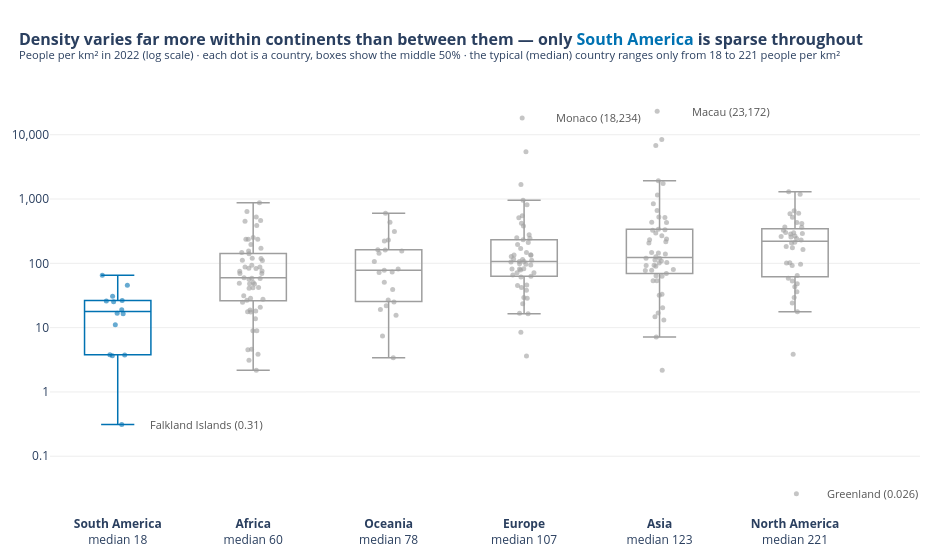

Notebook cell for this chart:
### Markdown cell above
**Chart choice & justification:** *Which chart did you choose, and why? Justify design choices.

**Box plot with every country shown as a dot, on a log scale.** A box plot puts each continent's median, middle 50% and outliers side by side, which is exactly "the spread, not just the average". I chose it over a violin plot because some continents have few countries (South America has 14), where a smoothed density shape would suggest more than the data supports; the dots keep every country visible.

*Design:* Density runs from 0.03 to over 23,000 people per km², so the boxes are computed on log10(density) to match the log axis. Continents are sorted by median, the medians are written into the axis labels, the extremes are named, and South America is the accent because it is the only continent that is sparse throughout.

### Code cell
# Q4
GREY, ACCENT = '#9E9E9E', '#0072B2'

# Box statistics are computed on log10(density) so the boxes and whiskers match the log scale we read them on
q4 = df.assign(LogDensity=np.log10(df['Density']))
medians = q4.groupby('Continent')['Density'].median().sort_values()        # order continents by typical density
uniformly_sparse = q4.groupby('Continent')['Density'].max().idxmin()        # continent whose densest country is least dense

fig = px.box(q4, x='Continent', y='LogDensity', color='Continent', points='all',
             hover_name='Country', hover_data={'Continent': False, 'LogDensity': False, 'Density': ':,.1f'},
             category_orders={'Continent': list(medians.index)},
             color_discrete_map={c: ACCENT if c == uniformly_sparse else GREY for c in medians.index},
             template='plotly_white')
fig.update_traces(jitter=0.5, pointpos=0, marker=dict(size=5, opacity=0.6), line=dict(width=1.5),
                  fillcolor='rgba(0,0,0,0)')

# Name the extremes so the reader sees what the spread is made of
extremes = pd.concat([q4.nlargest(2, 'Density'), q4.nsmallest(2, 'Density')])
for _, row in extremes.iterrows():
    value = f"{row['Density']:.2g}" if row['Density'] < 1 else f"{row['Density']:,.0f}"
    fig.add_annotation(x=row['Continent'], y=row['LogDensity'], text=f"{row['Country']} ({value})",
                       showarrow=False, xanchor='left', xshift=30, font=dict(size=11, color='#555555'))

# Medians written into the axis labels (direct labels instead of a legend)
fig.update_xaxes(title=None, tickvals=list(medians.index),
                 ticktext=[f'<b>{c}</b><br>median {m:,.0f}' for c, m in medians.items()])
fig.update_yaxes(title=None, tickvals=[-1, 0, 1, 2, 3, 4],
                 ticktext=['0.1', '1', '10', '100', '1,000', '10,000'], gridcolor='#EEEEEE', zeroline=False)
fig.update_layout(
    title=dict(text=f"<b>Density varies far more within continents than between them — "
                    f"only <span style='color:{ACCENT}'>{uniformly_sparse}</span> is sparse throughout</b>"
                    f"<br><sup>People per km² in 2022 (log scale) · each dot is a country, boxes show the middle 50% · "
                    f"the typical (median) country ranges only from {medians.min():,.0f} to {medians.max():,.0f} people per km²</sup>",
               x=0.02, xanchor='left', font=dict(size=16)),
    showlegend=False, boxmode='overlay', width=950, height=560, margin=dict(l=50, r=30, t=90, b=40))
fig.show()

### Figure 1 — Plotly figure (JSON) as saved in the notebook; plotly's stock layout.template omitted (floating-point values rounded to 4 significant figures)
{"data": [{"alignmentgroup": "True", "boxpoints": "all", "customdata": [[16.37], [11.13], [25.28], [25.93], [45.43], [65.02], [0.3105], [3.646], [3.762], [16.67], [26.49], [3.773], [18.91], [30.88]], "fillcolor": "rgba(0,0,0,0)", "hovertemplate": "<b>%{hovertext}</b><br><br>Density=%{customdata[0]:,.1f}<extra></extra>", "hovertext": ["Argentina", "Bolivia", "Brazil", "Chile", "Colombia", "Ecuador", "Falkland Islands", "French Guiana", "Guyana", "Paraguay", "Peru", "Suriname", "Uruguay", "Venezuela"], "jitter": 0.5, "legendgroup": "South America", "line": {"width": 1.5}, "marker": {"color": "#0072B2", "opacity": 0.6, "size": 5}, "name": "South America", "notched": false, "offsetgroup": "South America", "orientation": "v", "pointpos": 0, "showlegend": true, "type": "box", "x": ["South America", "South America", "South America", "South America", "South America", "South America", "South America", "South America", "South America", "South America", "South America", "South America", "South America", "South America"], "x0": " ", "xaxis": "x", "y": [1.214, 1.046, 1.403, 1.414, 1.657, 1.813, -0.5079, 0.5618, 0.5754, 1.222, 1.423, 0.5767, 1.277, 1.49], "y0": " ", "yaxis": "y"}, {"alignmentgroup": "True", "boxpoints": "all", "customdata": [[18.85], [28.55], [118.6], [4.519], [83.06], [463.1], [58.71], [147.1], [8.956], [13.8], [449.4], [48.31], [42.22], [110.7], [59.71], [31.33], [69.2], [111.7], [8.925], [253.2], [140.3], [56.37], [58.29], [87.33], [93.09], [75.96], [47.61], [3.872], [50.44], [172.2], [18.22], [4.595], [637.0], [871.9], [83.88], [41.13], [3.109], [20.69], [236.6], [17.46], [387.9], [523.1], [235.9], [88.03], [237.0], [120.0], [27.6], [49.05], [17.61], [24.85], [69.3], [155.8], [75.52], [195.6], [2.165], [26.6], [41.77]], "fillcolor": "rgba(0,0,0,0)", "hovertemplate": "<b>%{hovertext}</b><br><br>Density=%{customdata[0]:,.1f}<extra></extra>", "hovertext": ["Algeria", "Angola", "Benin", "Botswana", "Burkina Faso", "Burundi", "Cameroon", "Cape Verde", "Central African Republic", "Chad", "Comoros", "Djibouti", "DR Congo", "Egypt", "Equatorial Guinea", "Eritrea", "Eswatini", "Ethiopia", "Gabon", "Gambia", "Ghana", "Guinea", "Guinea-Bissau", "Ivory Coast", "Kenya", "Lesotho", "Liberia", "Libya", "Madagascar", "Malawi", "Mali", "Mauritania", "Mauritius", "Mayotte", "Morocco", "Mozambique", "Namibia", "Niger", "Nigeria", "Republic of the Congo", "Reunion", "Rwanda", "Sao Tome and Principe", "Senegal", "Seychelles", "Sierra Leone", "Somalia", "South Africa", "South Sudan", "Sudan", "Tanzania", "Togo", "Tunisia", "Uganda", "Western Sahara", "Zambia", "Zimbabwe"], "jitter": 0.5, "legendgroup": "Africa", "line": {"width": 1.5}, "marker": {"color": "#9E9E9E", "opacity": 0.6, "size": 5}, "name": "Africa", "notched": false, "offsetgroup": "Africa", "orientation": "v", "pointpos": 0, "showlegend": true, "type": "box", "x": ["Africa", "Africa", "Africa", "Africa", "Africa", "Africa", "Africa", "Africa", "Africa", "Africa", "Africa", "Africa", "Africa", "Africa", "Africa", "Africa", "Africa", "Africa", "Africa", "Africa", "Africa", "Africa", "Africa", "Africa", "Africa", "Africa", "Africa", "Africa", "Africa", "Africa", "Africa", "Africa", "Africa", "Africa", "Africa", "Africa", "Africa", "Africa", "Africa", "Africa", "Africa", "Africa", "Africa", "Africa", "Africa", "Africa", "Africa", "Africa", "Africa", "Africa", "Africa", "Africa", "Africa", "Africa", "Africa", "Africa", "Africa"], "x0": " ", "xaxis": "x", "y": [1.275, 1.456, 2.074, 0.6551, 1.919, 2.666, 1.769, 2.168, 0.9521, 1.14, 2.653, 1.684, 1.626, 2.044, 1.776, 1.496, 1.84, 2.048, 0.9506, 2.403, 2.147, 1.751, 1.766, 1.941, 1.969, 1.881, 1.678, 0.5879, 1.703, 2.236, 1.26, 0.6623, 2.804, 2.94, 1.924, 1.614, 0.4926, 1.316, 2.374, 1.242, 2.589, 2.719, 2.373, 1.945, 2.375, 2.079, 1.441, 1.691, 1.246, 1.395, 1.841, 2.193, 1.878, 2.291, 0.3355, 1.425, 1.621], "y0": " ", "yaxis": "y"}, {"alignmentgroup": "True", "boxpoints": "all", "customdata": [[222.5], [3.403], [72.08], [50.88], [73.5], [312.9], [161.8], [229.7], [162.6], [603.2], [15.61], [19.17], [7.439], [106.8], [39.34], [21.91], [78.25], [25.06], [155.9], [143.0], [435.1], [26.81], [81.49]], "fillcolor": "rgba(0,0,0,0)", "hovertemplate": "<b>%{hovertext}</b><br><br>Density=%{customdata[0]:,.1f}<extra></extra>", "hovertext": ["American Samoa", "Australia", "Cook Islands", "Fiji", "French Polynesia", "Guam", "Kiribati", "Marshall Islands", "Micronesia", "Nauru", "New Caledonia", "New Zealand", "Niue", "Northern Mariana Islands", "Palau", "Papua New Guinea", "Samoa", "Solomon Islands", "Tokelau", "Tonga", "Tuvalu", "Vanuatu", "Wallis and Futuna"], "jitter": 0.5, "legendgroup": "Oceania", "line": {"width": 1.5}, "marker": {"color": "#9E9E9E", "opacity": 0.6, "size": 5}, "name": "Oceania", "notched": false, "offsetgroup": "Oceania", "orientation": "v", "pointpos": 0, "showlegend": true, "type": "box", "x": ["Oceania", "Oceania", "Oceania", "Oceania", "Oceania", "Oceania", "Oceania", "Oceania", "Oceania", "Oceania", "Oceania", "Oceania", "Oceania", "Oceania", "Oceania", "Oceania", "Oceania", "Oceania", "Oceania", "Oceania", "Oceania", "Oceania", "Oceania"], "x0": " ", "xaxis": "x", "y": [2.347, 0.5319, 1.858, 1.707, 1.866, 2.495, 2.209, 2.361, 2.211, 2.78, 1.193, 1.283, 0.8715, 2.029, 1.595, 1.341, 1.893, 1.399, 2.193, 2.155, 2.639, 1.428, 1.911], "y0": " ", "yaxis": "y"}, {"alignmentgroup": "True", "boxpoints": "all", "customdata": [[98.87], [170.6], [106.6], [45.93], [381.8], [63.14], [61.17], [71.22], [135.3], [133.1], [136.5], [29.32], [38.11], [16.37], [117.1], [233.5], [5442.0], [78.68], [811.6], [107.1], [3.62], [71.48], [147.8], [195.9], [955.0], [28.67], [245.8], [42.11], [250.4], [1688.0], [96.7], [18230.0], [45.4], [419.7], [81.42], [16.78], [127.5], [111.5], [82.47], [8.464], [551.8], [81.73], [115.1], [104.6], [93.99], [23.43], [211.7], [65.79], [277.9], [510]], "fillcolor": "rgba(0,0,0,0)", "hovertemplate": "<b>%{hovertext}</b><br><br>Density=%{customdata[0]:,.1f}<extra></extra>", "hovertext": ["Albania", "Andorra", "Austria", "Belarus", "Belgium", "Bosnia and Herzegovina", "Bulgaria", "Croatia", "Cyprus", "Czech Republic", "Denmark", "Estonia", "Faroe Islands", "Finland", "France", "Germany", "Gibraltar", "Greece", "Guernsey", "Hungary", "Iceland", "Ireland", "Isle of Man", "Italy", "Jersey", "Latvia", "Liechtenstein", "Lithuania", "Luxembourg", "Malta", "Moldova", "Monaco", "Montenegro", "Netherlands", "North Macedonia", "Norway", "Poland", "Portugal", "Romania", "Russia", "San Marino", "Serbia", "Slovakia", "Slovenia", "Spain", "Sweden", "Switzerland", "Ukraine", "United Kingdom", "Vatican City"], "jitter": 0.5, "legendgroup": "Europe", "line": {"width": 1.5}, "marker": {"color": "#9E9E9E", "opacity": 0.6, "size": 5}, "name": "Europe", "notched": false, "offsetgroup": "Europe", "orientation": "v", "pointpos": 0, "showlegend": true, "type": "box", "x": ["Europe", "Europe", "Europe", "Europe", "Europe", "Europe", "Europe", "Europe", "Europe", "Europe", "Europe", "Europe", "Europe", "Europe", "Europe", "Europe", "Europe", "Europe", "Europe", "Europe", "Europe", "Europe", "Europe", "Europe", "Europe", "Europe", "Europe", "Europe", "Europe", "Europe", "Europe", "Europe", "Europe", "Europe", "Europe", "Europe", "Europe", "Europe", "Europe", "Europe", "Europe", "Europe", "Europe", "Europe", "Europe", "Europe", "Europe", "Europe", "Europe", "Europe"], "x0": " ", "xaxis": "x", "y": [1.995, 2.232, 2.028, 1.662, 2.582, 1.8, 1.787, 1.853, 2.131, 2.124, 2.135, 1.467, 1.581, 1.214, 2.069, 2.368, 3.736, 1.896, 2.909, 2.03, 0.5588, 1.854, 2.17, 2.292, 2.98, 1.457, 2.391, 1.624, 2.399, 3.227, 1.985, 4.261, 1.657, 2.623, 1.911, 1.225, 2.105, 2.047, 1.916, 0.9276, 2.742, 1.912, 2.061, 2.019, 1.973, 1.37, 2.326, 1.818, 2.444, 2.708], "y0": " ", "yaxis": "y"}, {"alignmentgroup": "True", "boxpoints": "all", "customdata": [[63.06], [93.48], [119.6], [1924.0], [1160.0], [20.38], [77.88], [92.62], [146.9], [53.72], [6783.0], [431.1], [144.7], [53.73], [101.5], [435.2], [328.0], [126.3], [7.119], [239.6], [33.16], [31.8], [525.2], [23170.0], [102.6], [1746.0], [2.173], [80.08], [207.6], [216.3], [14.79], [267.4], [844.1], [337.5], [232.6], [16.94], [8416.0], [517.1], [332.8], [119.5], [660.2], [69.55], [139.7], [90.18], [108.9], [13.18], [112.9], [77.4], [296.4], [63.82]], "fillcolor": "rgba(0,0,0,0)", "hovertemplate": "<b>%{hovertext}</b><br><br>Density=%{customdata[0]:,.1f}<extra></extra>", "hovertext": ["Afghanistan", "Armenia", "Azerbaijan", "Bahrain", "Bangladesh", "Bhutan", "Brunei", "Cambodia", "China", "Georgia", "Hong Kong", "India", "Indonesia", "Iran", "Iraq", "Israel", "Japan", "Jordan", "Kazakhstan", "Kuwait", "Kyrgyzstan", "Laos", "Lebanon", "Macau", "Malaysia", "Maldives", "Mongolia", "Myanmar", "Nepal", "North Korea", "Oman", "Pakistan", "Palestine", "Philippines", "Qatar", "Saudi Arabia", "Singapore", "South Korea", "Sri Lanka", "Syria", "Taiwan", "Tajikistan", "Thailand", "Timor-Leste", "Turkey", "Turkmenistan", "United Arab Emirates", "Uzbekistan", "Vietnam", "Yemen"], "jitter": 0.5, "legendgroup": "Asia", "line": {"width": 1.5}, "marker": {"color": "#9E9E9E", "opacity": 0.6, "size": 5}, "name": "Asia", "notched": false, "offsetgroup": "Asia", "orientation": "v", "pointpos": 0, "showlegend": true, "type": "box", "x": ["Asia", "Asia", "Asia", "Asia", "Asia", "Asia", "Asia", "Asia", "Asia", "Asia", "Asia", "Asia", "Asia", "Asia", "Asia", "Asia", "Asia", "Asia", "Asia", "Asia", "Asia", "Asia", "Asia", "Asia", "Asia", "Asia", "Asia", "Asia", "Asia", "Asia", "Asia", "Asia", "Asia", "Asia", "Asia", "Asia", "Asia", "Asia", "Asia", "Asia", "Asia", "Asia", "Asia", "Asia", "Asia", "Asia", "Asia", "Asia", "Asia", "Asia"], "x0": " ", "xaxis": "x", "y": [1.8, 1.971, 2.078, 3.284, 3.064, 1.309, 1.891, 1.967, 2.167, 1.73, 3.831, 2.635, 2.16, 1.73, 2.007, 2.639, 2.516, 2.101, 0.8524, 2.379, 1.521, 1.502, 2.72, 4.365, 2.011, 3.242, 0.337, 1.904, 2.317, 2.335, 1.17, 2.427, 2.926, 2.528, 2.367, 1.229, 3.925, 2.714, 2.522, 2.077, 2.82, 1.842, 2.145, 1.955, 2.037, 1.12, 2.053, 1.889, 2.472, 1.805], "y0": " ", "yaxis": "y"}, {"alignmentgroup": "True", "boxpoints": "all", "customdata": [[174.3], [212.1], [591.4], [29.4], [655.0], [17.65], [1189.0], [207.3], [3.851], [260.2], [101.4], [102.0], [430.5], [96.85], [230.7], [301.1], [0.0261], [364.6], [243.1], [163.9], [417.5], [92.74], [257.2], [325.8], [64.91], [43.04], [53.3], [58.46], [366.7], [522.2], [182.6], [292.0], [599.8], [24.22], [267.2], [1299.0], [298.4], [48.21], [36.09], [286.6]], "fillcolor": "rgba(0,0,0,0)", "hovertemplate": "<b>%{hovertext}</b><br><br>Density=%{customdata[0]:,.1f}<extra></extra>", "hovertext": ["Anguilla", "Antigua and Barbuda", "Aruba", "Bahamas", "Barbados", "Belize", "Bermuda", "British Virgin Islands", "Canada", "Cayman Islands", "Costa Rica", "Cuba", "Curacao", "Dominica", "Dominican Republic", "El Salvador", "Greenland", "Grenada", "Guadeloupe", "Guatemala", "Haiti", "Honduras", "Jamaica", "Martinique", "Mexico", "Montserrat", "Nicaragua", "Panama", "Puerto Rico", "Saint Barthelemy", "Saint Kitts and Nevis", "Saint Lucia", "Saint Martin", "Saint Pierre and Miquelon", "Saint Vincent and the Grenadines", "Sint Maarten", "Trinidad and Tobago", "Turks and Caicos Islands", "United States", "United States Virgin Islands"], "jitter": 0.5, "legendgroup": "North America", "line": {"width": 1.5}, "marker": {"color": "#9E9E9E", "opacity": 0.6, "size": 5}, "name": "North America", "notched": false, "offsetgroup": "North America", "orientation": "v", "pointpos": 0, "showlegend": true, "type": "box", "x": ["North America", "North America", "North America", "North America", "North America", "North America", "North America", "North America", "North America", "North America", "North America", "North America", "North America", "North America", "North America", "North America", "North America", "North America", "North America", "North America", "North America", "North America", "North America", "North America", "North America", "North America", "North America", "North America", "North America", "North America", "North America", "North America", "North America", "North America", "North America", "North America", "North America", "North America", "North America", "North America"], "x0": " ", "xaxis": "x", "y": [2.241, 2.327, 2.772, 1.468, 2.816, 1.247, 3.075, 2.317, 0.5856, 2.415, 2.006, 2.009, 2.634, 1.986, 2.363, 2.479, -1.583, 2.562, 2.386, 2.215, 2.621, 1.967, 2.41, 2.513, 1.812, 1.634, 1.727, 1.767, 2.564, 2.718, 2.261, 2.465, 2.778, 1.384, 2.427, 3.114, 2.475, 1.683, 1.557, 2.457], "y0": " ", "yaxis": "y"}], "layout": {"annotations": [{"font": {"color": "#555555", "size": 11}, "showarrow": false, "text": "Macau (23,172)", "x": "Asia", "xanchor": "left", "xshift": 30, "y": 4.365}, {"font": {"color": "#555555", "size": 11}, "showarrow": false, "text": "Monaco (18,234)", "x": "Europe", "xanchor": "left", "xshift": 30, "y": 4.261}, {"font": {"color": "#555555", "size": 11}, "showarrow": false, "text": "Greenland (0.026)", "x": "North America", "xanchor": "left", "xshift": 30, "y": -1.583}, {"font": {"color": "#555555", "size": 11}, "showarrow": false, "text": "Falkland Islands (0.31)", "x": "South America", "xanchor": "left", "xshift": 30, "y": -0.5079}], "boxmode": "overlay", "height": 560, "legend": {"title": {"text": "Continent"}, "tracegroupgap": 0}, "margin": {"b": 40, "l": 50, "r": 30, "t": 90}, "showlegend": false, "title": {"font": {"size": 16}, "text": "<b>Density varies far more within continents than between them — only <span style='color:#0072B2'>South America</span> is sparse throughout</b><br><sup>People per km² in 2022 (log scale) · each dot is a country, boxes show the middle 50% · the typical (median) country ranges only from 18 to 221 people per km²</sup>", "x": 0.02, "xanchor": "left"}, "width": 950, "xaxis": {"anchor": "y", "categoryarray": ["South America", "Africa", "Oceania", "Europe", "Asia", "North America"], "categoryorder": "array", "domain": [0, 1], "ticktext": ["<b>South America</b><br>median 18", "<b>Africa</b><br>median 60", "<b>Oceania</b><br>median 78", "<b>Europe</b><br>median 107", "<b>Asia</b><br>median 123", "<b>North America</b><br>median 221"], "tickvals": ["South America", "Africa", "Oceania", "Europe", "Asia", "North America"], "title": {}}, "yaxis": {"anchor": "x", "domain": [0, 1], "gridcolor": "#EEEEEE", "ticktext": ["0.1", "1", "10", "100", "1,000", "10,000"], "tickvals": [-1, 0, 1, 2, 3, 4], "title": {}, "zeroline": false}}}
